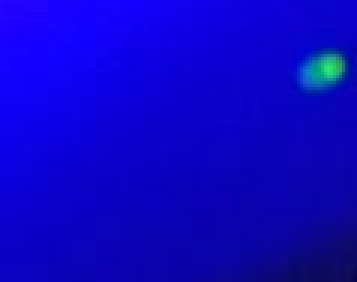
#> input picture ImageProcessing/pic6.jpg, 119 x 94 px (shown 3 times larger)
$ python Filter2.py
#> lines starting #> are read from the running program, lines starting #| are printed output that depends on the picture
#> further down, imageIn is the input picture: shape (94, 119, 3); mean B, G, R 199.7, 4, 11.9
# -*- coding: utf-8 -*-
"""
@author: Marios Theodorou
"""
# This program analyses an imported picture from a fluorescent sample with a background light in a different colour (green and blue used in the demo picture).
# It anlyses the picture by converting the pixel colours to the CIE 1931 colour space.
# In this the RGB corrdinates are transformed to xyY, where xy are the Chromaticity values and Y the intensity.
# This information is then used to structure a filter: The pixel colours are analysed into blue and green intensity fractions and the blue removed, leaving the fluorescent component
# The mean and standard deviation of the intensity of the fluorescense and the relevant chormaticity map and intensity histogram are generated.

import colour
import matplotlib.pyplot as plt
import numpy as np
import cv2
from colour.plotting import * #needed for Chromaticity diagram
import math
# import scipy.io as sio

# Python requires functions to be defined before calling them. Hence they have to go first in the code
# --------------------------------------------------------------------------------------------------------
def fRGBtoXYZ(RGBimage):
    # Converts image from sRGB to XYZ (CIE 1931 specs)
    # RGBimage has to be a matrix of the shape x y 3, with xy the image pixel addresses for the sRGB values, which must be in the raange 0-1.0
    # http://www.brucelindbloom.com/index.html?WorkingSpaceInfo.html
    # This was written based on information from this site to conform to the Matlab transformations. Libraries with standard trasnforms have different approaches.
    RGB_to_XYZ_matrix = np.array([[0.4124564,  0.3575761,  0.1804375],
                                  [0.2126729,  0.7151522,  0.0721750],
                                  [0.0193339,  0.1191920,  0.9503041]])
    v=[0,0,0]
    XYZimage= np.empty_like(RGBimage)
    xyYimage= np.empty_like(XYZimage)
    dimS=RGBimage.shape # check shape - different from dim
#> dimS = (94, 119, 3)

    for i in range(dimS[0]): # loops fom
        for j in range(dimS[1]):
            for k in range(3):
                V = RGBimage[i,j,k]
                if V<=0.04045:
                    v[k]=V/12.92
                else:
                    v[k]=((V+0.055)/1.055)**2.4

            XYZimage[i,j,:]= RGB_to_XYZ_matrix.dot(v)
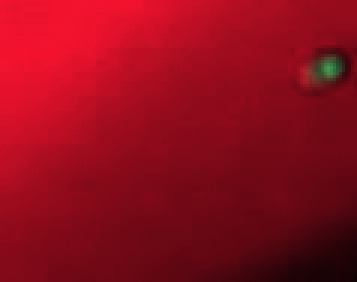
#> XYZimage: shape (94, 119, 3) float64 (shown 3 times larger); mean of channels 0, 1, 2 0.111, 0.0469, 0.568; drawn as B, G, R
#> after the loop, v = [0.00243, 0.00152, 0.0723]
    return XYZimage

# --------------------------------------------------------------------------------------------------------
def fXYZtoRGB(XYZimage):
    # Converts image from CIE 1931 XYZ to sRGB
    # XYZimage has to be a matrix of the shape x y 3, with xy the image pixel addresses for the XYZ values, which are in the raange 0-1.0
    # The RGB image values are the rage 0-1.0
    # http://www.brucelindbloom.com/index.html?WorkingSpaceInfo.html
    # This was written based on information from this site to conform to the Matlab transformations. Libraries with standard trasnforms have different approaches.
    RGB_to_XYZ_matrix = np.array([[0.4124564,  0.3575761,  0.1804375],
                                  [0.2126729,  0.7151522,  0.0721750],
                                  [0.0193339,  0.1191920,  0.9503041]])

    XYZ_to_RGB_matrix=np.linalg.inv(RGB_to_XYZ_matrix)

    V=[0,0,0]
    RGBimage = np.empty_like(XYZimage)
    dimS=RGBimage.shape # check shape - different from dim
    for i in range(dimS[0]): # loops fom 0-79
        for j in range(dimS[1]):
            V= XYZ_to_RGB_matrix.dot(XYZimage[i,j,:])
            for k in range(3):
                v = V[k]
                if v<=0.0031308:
                    V[k]=v*12.92
                else:
                    V[k]=1.055*(v)**(1/2.4)-0.055
            RGBimage[i,j,:]=V
    return RGBimage

# --------------------------------------------------------------------------------------------------------
def Linearise(imgMatrix):
    # Converts image from shape [x y 3] to 3 linear lists so that they can be plotted. Aligns all the numbers row by row separately for R, G, B
    # The output is a list of 3 linear Numpy arrays  with all the values of R G B
    sz=imgMatrix.shape
    Linx=np.reshape(imgMatrix[:,:,0],sz[0]*sz[1])
    Liny=np.reshape(imgMatrix[:,:,1],sz[0]*sz[1])
    LinY=np.reshape(imgMatrix[:,:,2],sz[0]*sz[1])
    LinImg=[Linx,Liny,LinY]
    return LinImg

# --------------------------------------------------------------------------------------------------------
def fXYZtoxyY(XYZimage):
    # Converts image from XYZ to xyY
    # Note that the function colour.XYZ_to_xyY(imgXYZ) is wrong: it converts [000] to white
#> (the run stopped early here; a loop or call above may not have finished)

$ run again, with ImageProcessing/Picture3.png saved as ImageProcessing/pic6.jpg
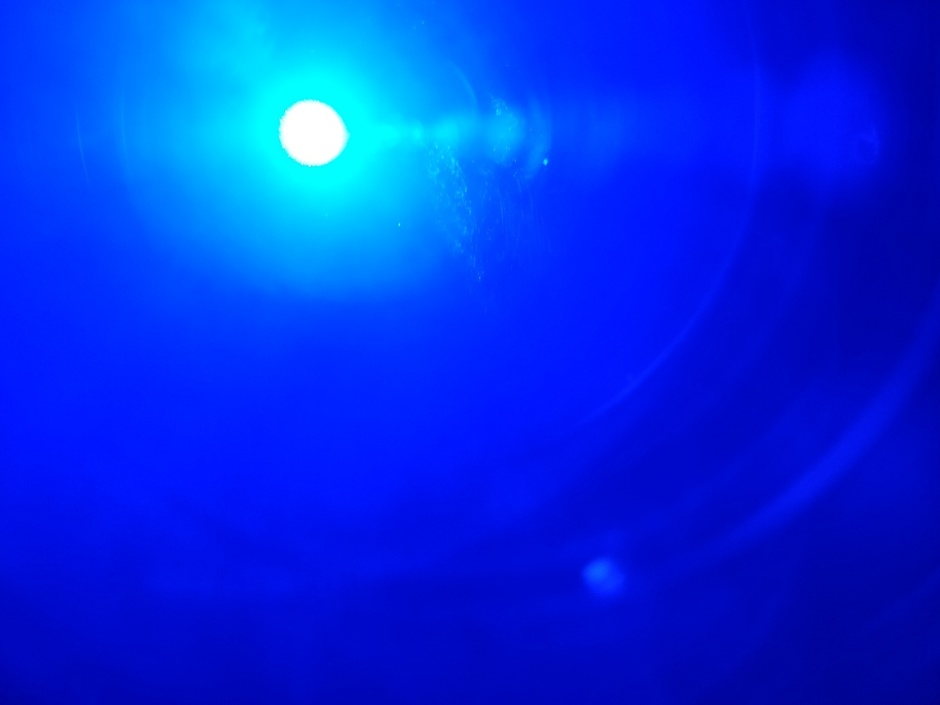
#> input picture ImageProcessing/Picture3.png, 940 x 705 px
#> imageIn is the input picture: shape (705, 940, 3); mean B, G, R 228.1, 46.2, 1.8
#> `imgInRGB_Resized = cv2.resize(imgInRGB, dim0, interpolation = cv2.INTE..`:
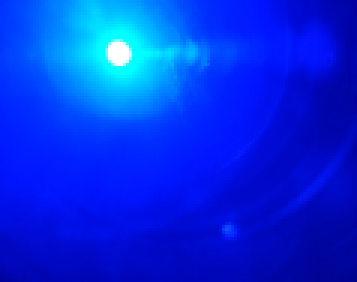
#> imgInRGB_Resized: shape (94, 119, 3) (shown 3 times larger); mean R, G, B 1.8, 46.2, 228.1
#> after the loop in fRGBtoXYZ, `for i in range(dimS[0]):`:
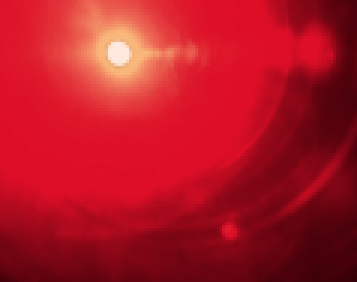
#> XYZimage: shape (94, 119, 3) float64 (shown 3 times larger); mean of channels 0, 1, 2 0.176, 0.118, 0.769; drawn with min black and max white
#> after the loop in fRGBtoXYZ, `for i in range(dimS[0]):`: v = [0.000304, 0.000607, 0.242]
